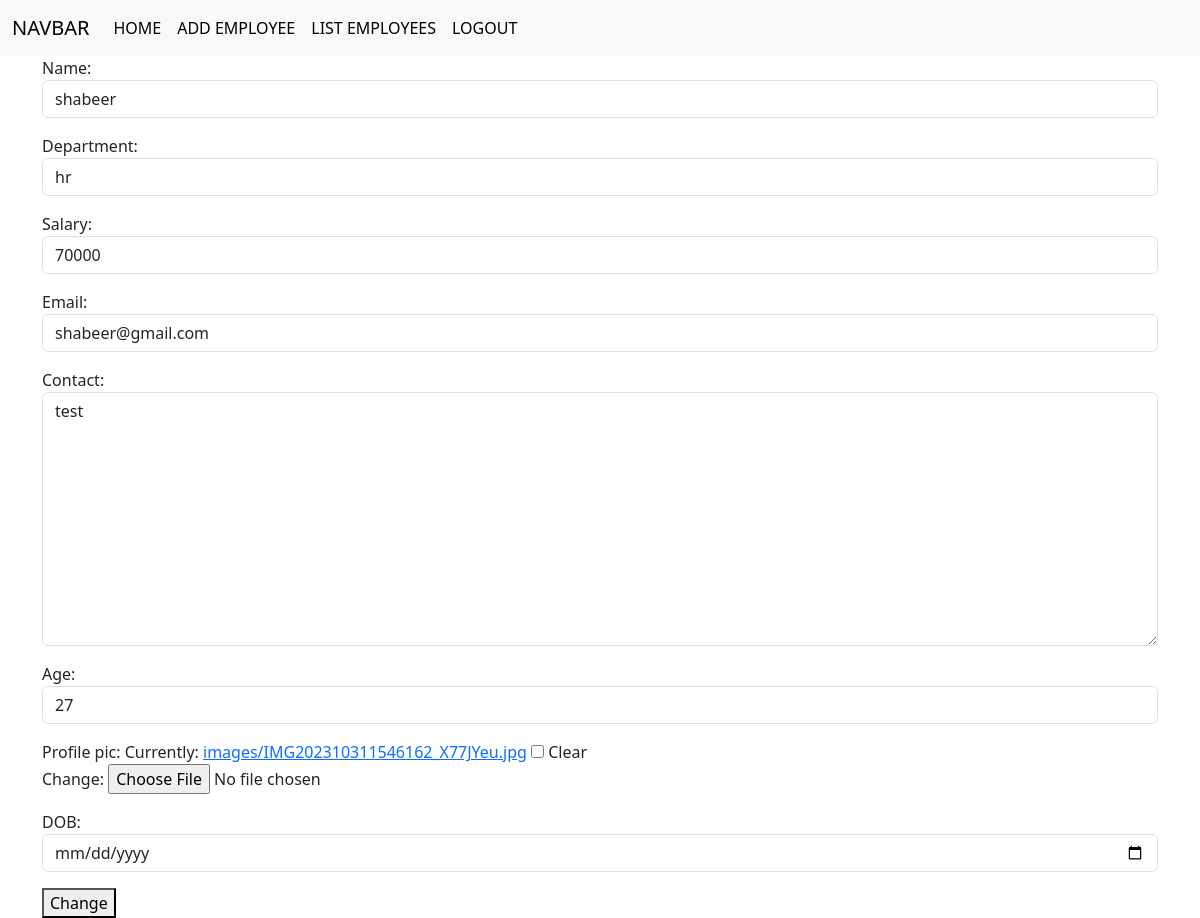
/employees/32/change (signed in), run on the app's committed database.
### crm/models.py (models this page shows, shortened)
class Employees(models.Model):
    Name=models.CharField(max_length=200)
    Department=models.CharField(max_length=200)
    Salary=models.PositiveIntegerField()
    Email=models.EmailField(unique=True)
    Contact=models.CharField(null=True, max_length=20)
    Age=models.PositiveIntegerField()
    Profile_pic=models.ImageField(upload_to="images",null=True,blank=True)
    DOB=models.DateField(null=True,blank=True)

### crm/views.py (the view, shortened to what this page needs)
# urls.py: path("employees/<int:pk>/change",views.EmplyeesUpdateView.as_view(),name="emp-edit"),
@method_decorator(signin_required,name="dispatch")
class EmplyeesUpdateView(View):
    def get(self,request,*args,**kwargs):
        id=kwargs.get("pk")
        obj=Employees.objects.get(id=id)
        form=EmployeesModelForm(instance=obj)
        return render(request,"emp-edit.html",{"form":form})

### crm/forms.py
class EmployeesModelForm(forms.ModelForm):
    class Meta:
        model=Employees
        fields="__all__"
        widgets={
            "Name":forms.TextInput(attrs={"class":"form-control"}),
            "Department":forms.TextInput(attrs={"class":"form-control"}),
            "Salary":forms.NumberInput(attrs={"class":"form-control"}),
            "Email":forms.EmailInput(attrs={"class":"form-control"}),
            "Contact":forms.Textarea(attrs={"class":"form-control"}),
            "Age":forms.NumberInput(attrs={"class":"form-control","rows":5}),
            "DOB":forms.DateInput(attrs={"class":"form-control","type":"date"})
        }

### crm/views.py (called while the page is built)
def signin_required(fn):
    def wrapper(request,*args,**kwargs):
        if not request.user.is_authenticated:
            messages.error(request,"Invalid Session")
            return redirect("signin")
        else:
            return fn(request,*args,**kwargs)
    return wrapper

### crm/templates/emp-edit.html (shortened to what this page needs)
{%extends 'base.html'%}
{%block body_block%}
<div class="container">
    <form action="" method="post" enctype="multipart/form-data">
        {{form.as_p}}
        <button type="submit">Change</button>
    </form>
</div>
{%endblock%}

### data on the page
Employees: Name "shabeer", Department "hr", Salary "70000", Email "shabeer@gmail.com", Contact "test", Age "27"
